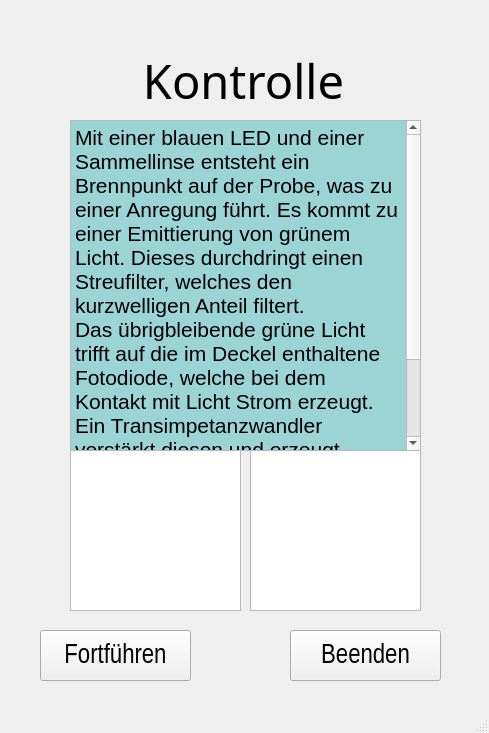
<?xml version="1.0" encoding="UTF-8"?>
<ui version="4.0">
 <class>Kontrolle</class>
 <widget class="QMainWindow" name="Kontrolle">
  <property name="geometry">
   <rect>
    <x>0</x>
    <y>0</y>
    <width>489</width>
    <height>733</height>
   </rect>
  </property>
  <property name="windowTitle">
   <string>Kontrolle</string>
  </property>
  <widget class="QWidget" name="centralwidget">
   <widget class="QTextEdit" name="textEdit">
    <property name="geometry">
     <rect>
      <x>70</x>
      <y>120</y>
      <width>351</width>
      <height>331</height>
     </rect>
    </property>
    <property name="readOnly">
     <bool>true</bool>
    </property>
    <property name="html">
     <string>&lt;!DOCTYPE HTML PUBLIC &quot;-//W3C//DTD HTML 4.0//EN&quot; &quot;http://www.w3.org/TR/REC-html40/strict.dtd&quot;&gt;
&lt;html&gt;&lt;head&gt;&lt;meta name=&quot;qrichtext&quot; content=&quot;1&quot; /&gt;&lt;meta charset=&quot;utf-8&quot; /&gt;&lt;style type=&quot;text/css&quot;&gt;
p, li { white-space: pre-wrap; }
hr { height: 1px; border-width: 0; }
li.unchecked::marker { content: &quot;\2610&quot;; }
li.checked::marker { content: &quot;\2612&quot;; }
&lt;/style&gt;&lt;/head&gt;&lt;body style=&quot; font-family:'Segoe UI'; font-size:9pt; font-weight:400; font-style:normal;&quot; bgcolor=&quot;#9cd4d6&quot;&gt;
&lt;p style=&quot; margin-top:12px; margin-bottom:12px; margin-left:0px; margin-right:0px; -qt-block-indent:0; text-indent:0px;&quot;&gt;&lt;span style=&quot; font-family:'Arial Narrow','sans-serif'; font-size:16pt;&quot;&gt;Mit einer blauen LED und einer Sammellinse entsteht ein Brennpunkt auf der Probe, was zu einer Anregung führt. Es kommt zu einer Emittierung von grünem Licht. Dieses durchdringt einen Streufilter, welches den kurzwelligen Anteil filtert.&lt;br /&gt;Das übrigbleibende grüne Licht trifft auf die im Deckel enthaltene Fotodiode, welche bei dem Kontakt mit Licht Strom erzeugt. &lt;br /&gt;Ein Transimpetanzwandler verstärkt diesen und erzeugt Spannung im mV Bereich. &lt;br /&gt;Der Arduino liest diese ein und misst daraus die Lichtintensität in Millilumen.&lt;/span&gt;&lt;/p&gt;&lt;/body&gt;&lt;/html&gt;</string>
    </property>
   </widget>
   <widget class="QLabel" name="label">
    <property name="geometry">
     <rect>
      <x>-2</x>
      <y>50</y>
      <width>491</width>
      <height>61</height>
     </rect>
    </property>
    <property name="font">
     <font>
      <family>Tw Cen MT</family>
      <pointsize>35</pointsize>
      <bold>false</bold>
     </font>
    </property>
    <property name="text">
     <string>Kontrolle</string>
    </property>
    <property name="alignment">
     <set>Qt::AlignCenter</set>
    </property>
   </widget>
   <widget class="QPushButton" name="btn_Beenden">
    <property name="geometry">
     <rect>
      <x>290</x>
      <y>630</y>
      <width>151</width>
      <height>51</height>
     </rect>
    </property>
    <property name="font">
     <font>
      <family>Arial Narrow</family>
      <pointsize>20</pointsize>
     </font>
    </property>
    <property name="text">
     <string>Beenden</string>
    </property>
   </widget>
   <widget class="QPushButton" name="btn_Fortfuehren">
    <property name="geometry">
     <rect>
      <x>40</x>
      <y>630</y>
      <width>151</width>
      <height>51</height>
     </rect>
    </property>
    <property name="font">
     <font>
      <family>Arial Narrow</family>
      <pointsize>20</pointsize>
     </font>
    </property>
    <property name="text">
     <string>Fortführen</string>
    </property>
   </widget>
   <widget class="QTableView" name="tbl_mess1">
    <property name="geometry">
     <rect>
      <x>70</x>
      <y>450</y>
      <width>171</width>
      <height>161</height>
     </rect>
    </property>
   </widget>
   <widget class="QTableView" name="tbl_mess2">
    <property name="geometry">
     <rect>
      <x>250</x>
      <y>450</y>
      <width>171</width>
      <height>161</height>
     </rect>
    </property>
   </widget>
  </widget>
  <widget class="QMenuBar" name="menubar">
   <property name="geometry">
    <rect>
     <x>0</x>
     <y>0</y>
     <width>489</width>
     <height>22</height>
    </rect>
   </property>
  </widget>
  <widget class="QStatusBar" name="statusbar"/>
 </widget>
 <resources/>
 <connections/>
</ui>
